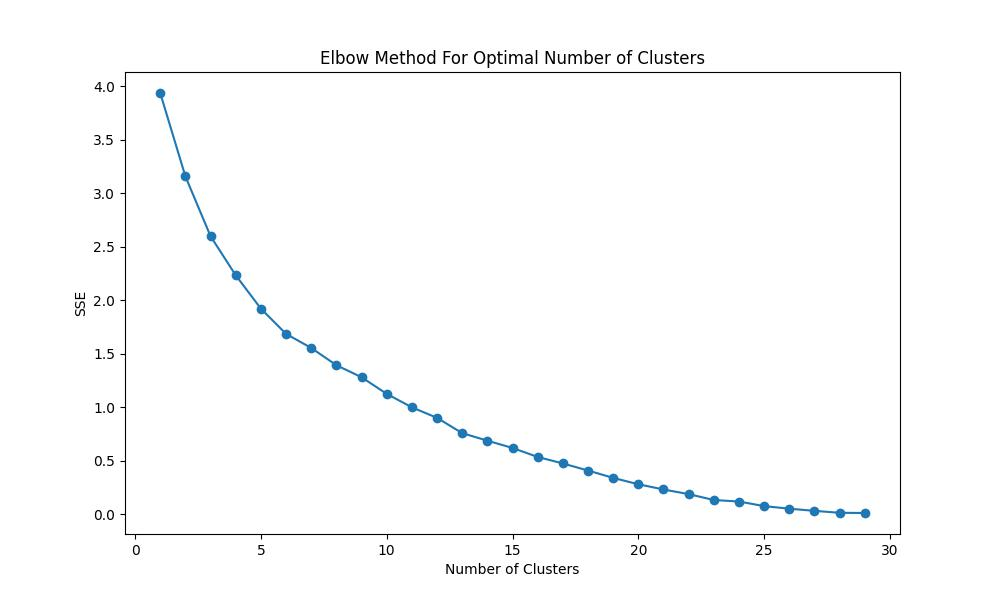

The script that saved this image:
import numpy as np
from sklearn.decomposition import PCA
from sklearn.cluster import KMeans
import matplotlib.pyplot as plt
import torch.nn.functional as F
import torch
import torch.nn as nn
from libs.model import Thing2Vec


num_items = 75
embed_size = 5
num_tokens = 24*2*6*2 
model_path = './output/model/models/model200.pth'

model = Thing2Vec(num_items, embed_size, num_tokens)
device = torch.device('cuda' if torch.cuda.is_available() else 'cpu')
model = model.to(device)
model.load_model(model_path)
model.eval()

item_indices = torch.arange(num_items).to(device) 
with torch.no_grad():
    embeddings = model.embedding(item_indices).cpu()

normalized_embeddings = F.normalize(embeddings, p=2, dim=0).numpy()


sse = []
k_values = range(1, 30)

for k in k_values:
    kmeans = KMeans(n_clusters=k, random_state=42)
    kmeans.fit(normalized_embeddings)
    sse.append(kmeans.inertia_)

# SSEをプロット
plt.figure(figsize=(10, 6))
plt.plot(k_values, sse, marker='o')
plt.xlabel('Number of Clusters')
plt.ylabel('SSE')
plt.title('Elbow Method For Optimal Number of Clusters')
plt.savefig('elbow.jpg')